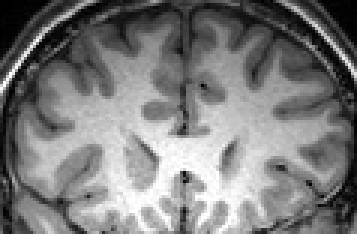
//> input picture HW_ch3/CppCode/images/test_data/1.bmp, 119 x 78 px (shown 3 times larger)
$ ./test_cv ../images/test_data/1.bmp   (built with g++ and OpenCV 4)
//> lines starting //> are read from the running program, lines starting //| are printed output that depends on the picture
### HW_ch3/CppCode/src/level_set_lbf.h
/**
______________________________________________________________________
*********************************************************************
* @brief  This file is developed for the course of ShenLan XueYuan:
* Fundamental implementations of Computer Vision
* all rights preserved
* @author Xin Jin, Zhaoran Wu
* @contact: xinjin1109@gmail.com, zhaoran.wu1@gmail.com
*
______________________________________________________________________
*********************************************************************
**/

#include "gradient_descent_base.h"
#include "level_set_cv.h"

/**
 * @brief parameter of level set lbf model
 *
 * window_size_ : size of the local window
 * sigma_ : sigma to control the form of gaussian kernel
 *
 */
struct ParamLevelSetLBF : public ParamLevelSet {
    ParamLevelSetLBF(double forground_weight, double background_weight,
                     double eps, double step_size, double length_term_weight,
                     double gradient_term_weight, int window_size,
                     double sigma);
    int window_size_;
    double sigma_;
};

class LevelSetLBF : public GradientDescentBase {
   public:
    /**
     * @brief Construct a new Level Set LBF object
     *
     * @param image: a gray scale image in type of CV_8U
     * @param height_map: the function(hight map) phi
     * @param param: parameter of levelset lbf
     */
    LevelSetLBF(cv::Mat image, const HeightMap& height_map,
                const ParamLevelSetLBF& param);

   private:
    void update_center();
    void update_level_set();
    /**
     * @brief updae the window with center at position (col,row)
     */
    void update_center_in_window(int row, int col);

    cv::Mat compute_data_term_derivative_in_window(int row, int col) const;

    void update() override;
    void initialize() override;
    void roll_back_state() override;
    void back_up_state() override;
    void print_terminate_info() const override;
    double compute_energy() const override;
    std::string return_drive_class_name() const override;

   private:
    HeightMap phi_;
    HeightMap last_phi_;

    ParamLevelSetLBF param_;

    cv::Mat image_64f_;
    cv::Mat image_3_channel;

    double center_foreground_;
    double last_center_foreground_;

    double center_background_;
    double last_center_background_;

    cv::Mat gauss_kernel_;
};

### HW_ch3/CppCode/src/gradient_descent_base.h
/**
______________________________________________________________________
*********************************************************************
* @brief  This file is developed for the course of ShenLan XueYuan:
* Fundamental implementations of Computer Vision
* all rights preserved
* @author Xin Jin, Zhaoran Wu
* @contact: xinjin1109@gmail.com, zhaoran.wu1@gmail.com
*
______________________________________________________________________
*********************************************************************
**/
#pragma once
#include <limits>
#include <string>

class GradientDescentBase {
   public:
    /**
     * @brief Construct a new Gradient Descent Base object
     *
     * @param step_size
     */
    GradientDescentBase(double step_size);
    /**
     * @brief excutable function for the whole gradient descent method
     *
     * @param max_iteration
     */
    void run(int max_iteration);

   protected:
    /**
     * @brief initialize the parameter, which is a pure virtual function
     *
     */
    virtual void initialize() = 0;
    /**
     * @brief update the parameter, which is a pure virtual function
     *
     */
    virtual void update() = 0;
    /**
     * @brief tell if the current state fulfills the terminate condition
     *
     * @param current_iter
     * @param max_iteration
     * @return true
     * @return false
     */
    virtual bool is_terminate(int current_iter, int max_iteration) const;
    /**
     * @brief compute energy, which is a pure virtual function
     *
     * @return double
     */
    virtual double compute_energy() const = 0;
    /**
     * @brief roll back the state if energy increases, which is a pure virtual
     * function
     *
     */
    virtual void roll_back_state() = 0;
    /**
     * @brief back up state, which is a pure virtual function
     *
     */
    virtual void back_up_state() = 0;
    /**
     * @brief update the step size if energy decreases
     *
     * @param is_energy_decent
     */
    virtual void update_step_size(bool is_energy_decent);
    /**
     * @brief print terminate info, if the terminate condition fulfills
     *
     */
    virtual void print_terminate_info() const;
    /**
     * @brief return a drive class name, for example GVF, SNAKE etc.
     *
     *
     * @return std::string
     */
    virtual std::string return_drive_class_name() const = 0;

    double step_size_ = 1e-10;
    double last_energy_ = std::numeric_limits<double>::max();
};

### HW_ch3/CppCode/src/height_map.h
#pragma once
#include <opencv2/core.hpp>

class HeightMap {  // phi
   public:
    /**
     * @brief Construct a new HeightMap object : sign distance function with a
     * circular zero level set
     *
     * @param rows
     * @param cols
     * @param center
     * @param radius
     */
    HeightMap(int rows, int cols, cv::Point center, double radius);
    /**
     * @brief Construct a new HaightMap object : sign distance function with a
     * rectangular zero level set
     *
     * @param rows
     * @param cols
     */
    HeightMap(int rows, int cols);
    /**
     * @brief Get the map object, which is a private member variable
     *
     * @return cv::Mat
     */
    cv::Mat get_map() const;
    /**
     * @brief : update map_
     *
     * @param step
     */
    void add(cv::Mat step);
    /**
     * @brief Return a N*2 mat, each row is a point2d(x,y);
     *
     * @return cv::Mat
     */
    cv::Mat get_contour_points() const;
    /**
     * @brief Get the gradient magnitude level set object, which is get
     * |grad(phi)|
     *
     * @return double
     */
    double get_gradient_magnitude_level_set();
    /**
     * @brief Get the fore background label map object, which gives a
     * segmentation result
     *
     * @return cv::Mat
     */
    cv::Mat get_fore_background_label_map() const;

   private:
    cv::Mat map_;  // cv_64F
};

### HW_ch3/CppCode/utils/display.h
#pragma once
#include <iostream>
#include <opencv2/core/core.hpp>
#include <opencv2/highgui/highgui.hpp>
#include <opencv2/imgproc/imgproc.hpp>
#include <string>

class HeightMap;

void disp_image(cv::Mat& img, cv::String windowName);
void disp_image(cv::Mat& img, cv::String windowName, int delay);
void draw_optical_flow(cv::Mat& fx, cv::Mat& fy, cv::Mat& cflowmap, int step,
                       double scaleFactor, cv::Scalar& color);
// void display_gvf(cv::Mat fx, cv::Mat fy, int delay, bool save);
// void display_contour(cv::Mat img, Contour& contour, int delay);

/**
 * @brief Map image in a coloful space and draw a contour
 *
 * @param sdf_map
 * @return cv::Mat
 */
cv::Mat draw_height_map(
    const HeightMap& height_map);  // todo use draw_contour function
cv::Mat apply_jetmap(cv::Mat image);
cv::Mat draw_points(cv::Mat img, cv::Mat points, cv::Scalar color);
/**
 * @brief get a cv::Mat of type float or double
 * return a normlized image for visualization;
 *
 * @return cv::Mat
 */
cv::Mat get_float_mat_vis_img(cv::Mat);

### HW_ch3/CppCode/src/gradient_descent_base.cpp
/**
______________________________________________________________________
*********************************************************************
* @brief  This file is developed for the course of ShenLan XueYuan:
* Fundamental implementations of Computer Vision
* all rights preserved
* @author  Xin, Zhaoran Wu
* @contact: xinjin1109@gmail.com, zhaoran.wu1@gmail.com
*
______________________________________________________________________
*********************************************************************
**/

#include "gradient_descent_base.h"
#include <algorithm>
#include <iostream>

GradientDescentBase::GradientDescentBase(double step_size)
    : step_size_(step_size) {
}

void GradientDescentBase::run(int max_iteration) {
    std::cout.precision(5);
    initialize();
    last_energy_ = compute_energy();
    std::cout << "init energy : " << last_energy_ << "@@@@@@" << '\n';
    int current_iter = 0;
    while (!is_terminate(current_iter, max_iteration)) {
        std::cout << "current iteration is : " << current_iter << std::endl;
        current_iter++;
        update();

        double new_energy = compute_energy();
        std::cout << return_drive_class_name() << " : "
                  << "||current iteration|| : " << current_iter << " ";
        std::cout << "||current step size|| : " << step_size_ << " ";
        if (new_energy < last_energy_) {
            std::cout << "  engery decresed, accept update , "
                      << " ||new energy|| : " << new_energy
                      << " ||last energy|| : " << last_energy_;
            std::cout << " energy decresed for: " << new_energy - last_energy_
                      << '\n';
            last_energy_ = new_energy;
        } else {
            std::cout << "  engery incresed, "
                      << " ||new energy|| : " << new_energy
                      << " ||last energy|| : " << last_energy_ << '\n';
            std::cout << " energy incresed for: " << new_energy - last_energy_
                      << '\n';
        }
    }
    print_terminate_info();
}

bool GradientDescentBase::is_terminate(int current_iter,
                                       int max_iteration) const {
    return (current_iter >= max_iteration);
}
void GradientDescentBase::print_terminate_info() const {
    std::cout << "Iteration finished" << std::endl;
}

void GradientDescentBase::update_step_size(bool is_energy_decent) {
    step_size_ = std::max(std::min(1.0, step_size_), 1e-60);
}

### HW_ch3/CppCode/src/level_set_cv.cpp
/**
______________________________________________________________________
*********************************************************************
* @brief  This file is developed for the course of ShenLan XueYuan:
* Fundamental implementations of Computer Vision
* all rights preserved
* @author Xin Jin, Zhaoran Wu
* @contact: xinjin1109@gmail.com, zhaoran.wu1@gmail.com
*
______________________________________________________________________
*********************************************************************
**/
#include "level_set_cv.h"
#include "display.h"
#include "height_map.h"
#include "level_set_utils.h"
#include "opencv2/highgui.hpp"
#include <iostream>
#include <opencv2/core.hpp>

ParamLevelSet ::ParamLevelSet(double forground_weight, double background_weight,
                              double eps, double step_size,
                              double length_term_weight,
                              double gradient_term_weight)
    : forground_weight_(forground_weight),
      background_weight_(background_weight),
      eps_(eps),
      step_size_(step_size),
      length_term_weight_(length_term_weight),
      gradient_term_weight_(gradient_term_weight) {
}

LevelSetCV::LevelSetCV(cv::Mat image, const HeightMap& height_map,
                       const ParamLevelSet& param)
    : GradientDescentBase(param.step_size_),

      phi_(height_map),
      last_phi_(phi_),
      param_(param),
      image_3_channel(image.clone()),
      image_64f_(image.size(), CV_64FC1),
      center_background_(0.0),
      center_foreground_(255.0),
      last_center_background_(0.0),
      last_center_foreground_(255.0) {
    image.convertTo(image_64f_, CV_64FC1);
}

// [22 lines left out: function update_level_set, not called in this run]

double LevelSetCV::compute_energy() const {
    double data_term_energy = compute_data_term_energy(
        phi_, image_64f_, param_.forground_weight_, param_.background_weight_,
        center_foreground_, center_background_, param_.eps_);
    double length_term_energy = compute_length_term_energy(phi_, param_.eps_);
    double gradient_preserve_energy = compute_gradient_preserve_energy(phi_);

    std::cout << "||"
              << "data term energy: " << data_term_energy << " || "
              << "length term energy: " << length_term_energy << " || "
              << "gradient preserve energy: " << gradient_preserve_energy
              << " || " << std::endl;

    return data_term_energy + param_.length_term_weight_ * length_term_energy +
           param_.gradient_term_weight_ * gradient_preserve_energy;
}

// [6 lines left out: function update_center, not called in this run]

void LevelSetCV::update() {
    visualize_lvl_set_segemenation(image_3_channel, phi_, 1);
    update_center();
    update_level_set();
}

void LevelSetCV::initialize() {
    // initialize lvl set :
    // sdf already initialized in constructor
    // initilize centers :
    // centers already initalized in constructor
}

std::string LevelSetCV::return_drive_class_name() const {
    return "Level Set CV Model";
}
void LevelSetCV::roll_back_state() {
    phi_ = last_phi_;
}
void LevelSetCV::back_up_state() {
    last_phi_ = phi_;
}
void LevelSetCV::print_terminate_info() const {
    std::cout << "Level set iteration finished." << std::endl;
}

### HW_ch3/CppCode/src/level_set_utils.cpp
/**
______________________________________________________________________
*********************************************************************
* @brief  This file is developed for the course of ShenLan XueYuan:
* Fundamental implementations of Computer Vision
* all rights preserved
* @author Xin Jin, Zhaoran Wu
* @contact: xinjin1109@gmail.com, zhaoran.wu1@gmail.com
*
______________________________________________________________________
*********************************************************************
**/
#include "level_set_utils.h"
#include "display.h"
#include <opencv2/imgproc.hpp>

// [71 lines left out: functions do_sobel, get_gaussian_kernel, compute_laplacian_map, compute_square_diff, compute_div_delta_map, not called in this run]

inline double heaviside(double z, double eps) {
    return 0.5 * (1 + M_2_PI * atan2(z, eps));
}

inline double dirac(double z, double eps = 1.0) {
    return eps * M_1_PI / (std::pow(eps, 2.0) + std::pow(z, 2.0));
}

// [5 lines left out: function heaviside, not called in this run]

cv::Mat heaviside(const HeightMap& sdf_map, double eps) {
    return heaviside(sdf_map.get_map(), eps);
}

// [87 lines left out: functions complementary_heaviside, complementary_heaviside, dirac, compute_derivative_data_term, compute_derivative_length_term, compute_derivative_gradient_term and 3 more, not called in this run]

double compute_data_term_energy(const HeightMap& height_map,
                                cv::Mat original_image,
                                double weight_foreground,
                                double weight_background,
                                double center_foreground,
                                double center_background, double eps) {
    double result;
    // todo implement data term energy see slide page 19
    return result;
}

double compute_length_term_energy(const HeightMap& height_map, double eps) {
    double result;
    // todo implement length term energy see slide page 19
    return result;
}

double compute_gradient_preserve_energy(const HeightMap& height_map) {
    double result;
    // todo implement gradient preserve energy see slide page 19
    return result;
}
// [11 lines left out: function get_sub_image, not called in this run]

void visualize_lvl_set_segemenation(cv::Mat origin_img, const HeightMap& phi,
                                    int delay) {
    cv::Mat vis_sdf_draw = draw_height_map(phi);
    cv::Mat vis_sdf_with_contour = draw_points(
        vis_sdf_draw, phi.get_contour_points(), cv::Scalar(255, 255, 255));

    cv::Mat vis_seg_image = origin_img.clone();
    vis_seg_image = draw_points(vis_seg_image, phi.get_contour_points(),
                                cv::Scalar(0, 0, 255));

    cv::Mat vis_label = phi.get_fore_background_label_map();
    vis_label.convertTo(vis_label, CV_8UC1);
    cv::cvtColor(vis_label, vis_label, CV_GRAY2BGR);

    cv::Mat vis;
    cv::hconcat(vis_sdf_with_contour, vis_seg_image, vis);
    cv::hconcat(vis, vis_label, vis);

    cv::imshow("left: phi set, mid: seg on original image, right : seg label ",
               vis);
    cv::waitKey(delay);
}

// [20 lines left out: function visualize_lvl_set_update_term, not called in this run]

### HW_ch3/CppCode/src/height_map.cpp
/**
______________________________________________________________________
*********************************************************************
* @brief  This file is developed for the course of ShenLan XueYuan:
* Fundamental implementations of Computer Vision
* all rights preserved
* @author Xin Jin, Zhaoran Wu
* @contact: xinjin1109@gmail.com, zhaoran.wu1@gmail.com
*
______________________________________________________________________
*********************************************************************
**/

#include "height_map.h"
#include "display.h"
#include "level_set_utils.h"
#include <iostream>
#include <opencv2/imgproc.hpp>

/**
 * @brief draw sdf map for visualization
 *
 * @param sdf_map to be visulized
 * @return cv::Mat the visualzation image
 */
cv::Mat draw_height_map(const HeightMap& height_map) {
    assert(!height_map.get_map().empty());
    return apply_jetmap(height_map.get_map());
}

// [5 lines left out: function HeightMap, not called in this run]

HeightMap::HeightMap(int rows, int cols)
    : map_(2 * cv::Mat::ones(cv::Size(cols, rows), CV_64F)) {
    double percentage = 0.2;
    map_(cv::Rect2d(
        cv::Point(round(percentage * cols), round(percentage * rows)),
        cv::Point(cols - round(percentage * cols),
                  rows - round(percentage * rows)))) =
        -2 * cv::Mat::ones(cv::Size(cols - round(percentage * cols) * 2,
                                    rows - round(percentage * rows) * 2),
                           CV_64F);
}

cv::Mat HeightMap::get_fore_background_label_map() const {
    cv::Mat fore_background = map_.clone();
    cv::threshold(map_, fore_background, 0, 255, cv::THRESH_BINARY_INV);
    return fore_background;
}

// [7 lines left out: function get_gradient_magnitude_level_set, not called in this run]

void HeightMap::add(cv::Mat step) {
    map_ += step;
}

cv::Mat HeightMap::get_contour_points() const {
    std::vector<cv::Vec2d> contour_vec;

    // todo get the contour points on the zero level set
    // Hints: if the point is contour, put it in the contour_vec

    cv::Mat contour(cv::Size(2, contour_vec.size()), CV_64FC1);
    for (int i = 0; i < contour_vec.size(); i++) {
        contour.at<cv::Vec2d>(i) = contour_vec[i];
    }

    return contour;
}

cv::Mat HeightMap::get_map() const {
    return map_.clone();
}

### HW_ch3/CppCode/utils/display.cpp

#include "display.h"

// [94 lines left out: functions draw_optical_flow, display_gvf, disp_image, disp_image, disp_image, disp_image and 1 more, not called in this run]

/**
 * @brief apply a jetmap to an image.
 * @param image : image to be applied with jet map
 * @return cv::Mat
 */
cv::Mat apply_jetmap(cv::Mat image) {
    cv::Mat result = image.clone();
    if (image.channels() == 3) {
        cv::cvtColor(result, result, CV_BGR2GRAY);
    }

    result.convertTo(result, CV_8UC1);
    cv::normalize(result, result, 0, 255, cv::NORM_MINMAX);

    cv::applyColorMap(result, result, cv::COLORMAP_JET);

    return result;
}

/**
 * @brief draw contour on the image
 *
 * @param img  original image
 * @param contour N*2 mat, each row contaion a 2d point in type of
 * cv::Point2d(x,y)
 * @return cloned image with drawed contour
 */
cv::Mat draw_points(cv::Mat img, cv::Mat points, cv::Scalar color) {
    assert(points.type() == CV_64FC1 && !img.empty());
    cv::Mat result = img.clone();
    if (points.empty()) {
        return result;
    }
    if (result.channels() == 1) {
        cv::cvtColor(result, result, cv::COLOR_GRAY2BGR);
    }

    if (result.type() != CV_8UC3) {
        result.convertTo(result, CV_8UC3);
    }

    for (int i = 0; i < points.rows; i++) {
        const cv::Vec2d& p1 = points.at<cv::Vec2d>(i);
        result.at<cv::Vec3b>(p1[1], p1[0]) =
            cv::Vec3b(color(0), color(1), color(2));
    }

    return result;
}
// [5 lines left out: function get_float_mat_vis_img, not called in this run]

### HW_ch3/CppCode/test/test_cv.cpp
/**
______________________________________________________________________
*********************************************************************
* @brief  This file is developed for the course of ShenLan XueYuan:
* Fundamental implementations of Computer Vision
* all rights preserved
* @author Xin Jin, Zhaoran Wu
* @contact: xinjin1109@gmail.com, zhaoran.wu1@gmail.com
*
______________________________________________________________________
*********************************************************************
**/
#include "display.h"
#include "height_map.h"
#include "level_set_utils.h"
#include <opencv2/core.hpp>
#include <opencv2/core/types.hpp>

int main(int argc, char** argv) {
    // define and and initialize a height_map object
    cv::Mat img = cv::imread(argv[1], cv::IMREAD_GRAYSCALE);
//> img is the input picture: 78 rows x 119 cols, CV_8UC1; min 0, max 255, mean 123.3
    cv::GaussianBlur(img, img, cv::Size(3, 3), 3);
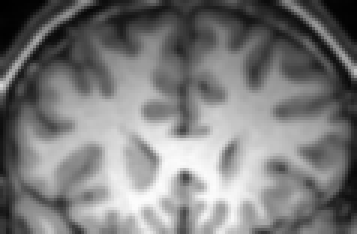
//> img: 78 rows x 119 cols, CV_8UC1 (shown 3 times larger); min 0, max 252, mean 123.3
    ParamLevelSet param_level_set_cv(5e-2, 5e-2, 1.0, 2e-2, 20, 1.2);

    HeightMap height_map(img.rows, img.cols);
    LevelSetCV level_set_cv(img, height_map, param_level_set_cv);
    level_set_cv.run(1e4);
//> in compute_energy, `double data_term_energy = compute_data_term_energy( phi_, image_64f_, ..`: data_term_energy = 0
//| ||data term energy: 0 || length term energy: 0 || gradient preserve energy: 0 ||
//| init energy : 0@@@@@@
//> (the run ends here: the program stops with an error, at `cv::hconcat(vis_sdf_with_contour, vis_seg_image, vis);`)
